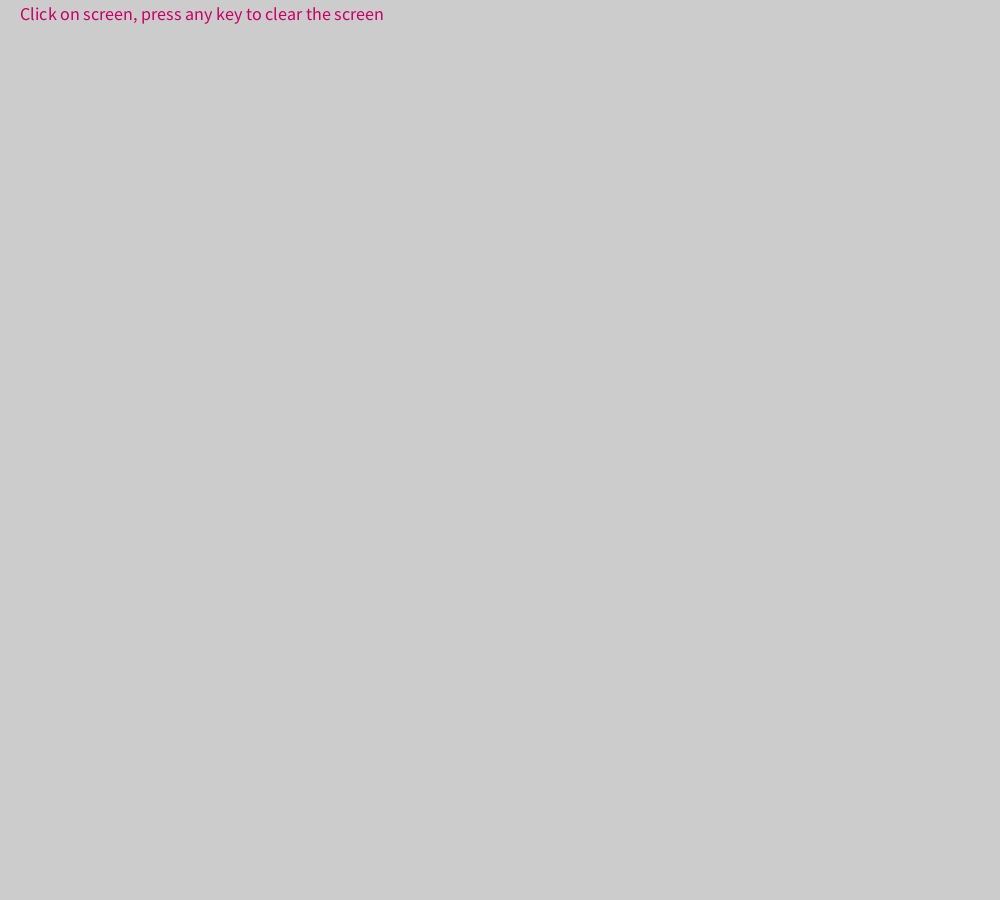
Frame 1 (no input)
Frame 60 (the mouse pressed at the canvas centre just before this capture): identical to frame 1, image omitted
Frame 120 (the mouse held since frame 60 and released just before this capture): identical to frame 1, image omitted

The Processing sketch that drew this single still picture (run headless with seeded random() and noise(); from frame 60 on, the mouse is pressed at the canvas centre):

// Processing sketch: hexagons
// ── hexagons.pde
//makes hexagon origami combination at mouse location
//makes filled in polygon
//polygons are NOT regular hexagons
//4 layers

float fudge = 3;
void setup()
{
  size(1000,900);
  fill(200,0,100);
  textSize(18);
  text("Click on screen, press any key to clear the screen",20,20);
  // hexShape(400,400,300);
  //hexLayer(500,400,300);
 // hexCombo(500,500,300);  //draws combo over and over, random rotation
}
void draw()
{
}

void mouseReleased()
{
  //draw a combo at mouse location
  hexCombo(mouseX,mouseY,200);
}
void hexCombo(float cx, float cy, float startSize) {
    float curSize = startSize;
    translate(cx,cy);
    rotate(random(HALF_PI));
    hexLayer(0,0,curSize);
    pushMatrix();
    //translate(0,0);  //was translate(cx,cy);
    rotate(PI/4);
    curSize = curSize/sqrt(2);
    hexLayer(0,0,curSize);
    rotate(PI/4);
    curSize = curSize/sqrt(2);
    hexLayer(0,0,curSize);
    rotate(PI/4);
    curSize = curSize/sqrt(2);
    hexLayer(0,0,curSize);
    popMatrix();
}
void hexLayer(float cx, float cy,float layerSize) {
   float pctrx, pctry;
   float hexSize = layerSize;
   fill(200,0,100);  //not needed, but keep it just in case I want to change color
    pctrx =.5*hexSize+fudge;
      pctry = 0;
   for (int i=0;i<4;i++){
      pushMatrix();
      translate(cx,cy);
      rotate(HALF_PI*i);
      hexShape(pctrx,pctry,.5*hexSize);  
      popMatrix();
   }
   
   
}
void hexShape(float cx, float cy, float hexSize)
{
  //cx and cy are center of circle for which this is 
  //an inscribed NOT regular hexagon. The hexSize is like radius.
  
  beginShape();
   vertex(cx+hexSize,cy);
   vertex(cx+hexSize*.5,cy-hexSize*.5);
   vertex(cx-hexSize*.5,cy-hexSize*.5);
   vertex(cx-hexSize,cy);
   vertex(cx-hexSize*.5,cy+hexSize*.5);
   vertex(cx+hexSize*.5,cy+hexSize*.5);
  endShape(CLOSE);
  
}
void keyPressed()
{background(200,200,200);
text("Click on screen, press any key to clear the screen",20,20);
}
